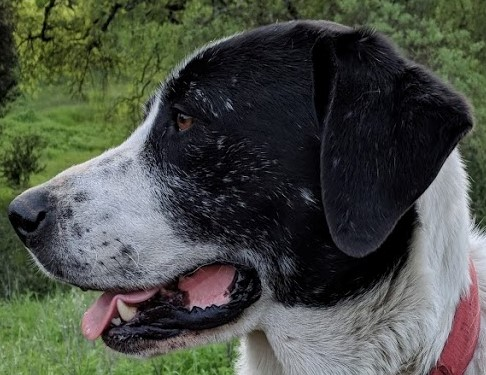
#> input picture DATA/sammy_face.jpg, 486 x 375 px
$ jupyter execute 04_ObjDet_EdgeDetection.ipynb   (shell and % lines are left out)
#> lines starting #> are read from the running program, lines starting #| are printed output that depends on the picture; after the words box and inside, x2 and y2 are one past the last pixel; in counts of white or black regions, pixels touching at a corner belong together
[cell 1]
import cv2
import numpy as np
import matplotlib.pyplot as plt

[cell 2]
img = cv2.imread('DATA/sammy_face.jpg')
#> img is the input picture: shape (375, 486, 3); mean B, G, R 70, 78.7, 74.2

[cell 3]
plt.imshow(img)

[cell 4]
edges = cv2.Canny(image=img,threshold1=127,threshold2=127)
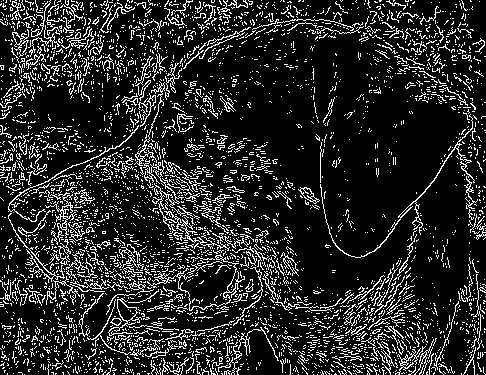
#> edges: shape (375, 486); 15.6% white in thin lines or dots

[cell 5]
plt.imshow(edges)

[cell 6]
edges = cv2.Canny(image=img,threshold1=0,threshold2=255)
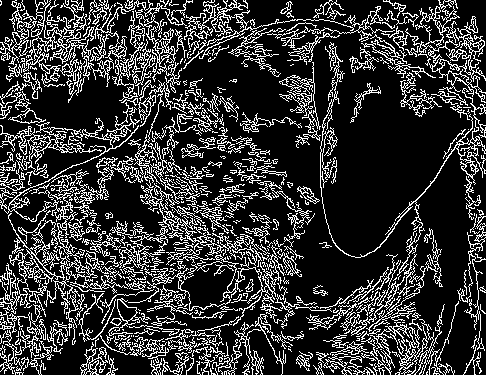
#> edges: shape (375, 486); 21% white in thin lines or dots
plt.imshow(edges)

[cell 7]
med_val = np.median(img)
#> med_val = 64

[cell 8]
med_val
#> Out = 64

[cell 9]
#LOWER THRESHOLD TO EITHER 0 OR 70% OF THE MEDIAN VALUE,WHICHEVER IS GREATER
lower = int(max(0,0.7*med_val))
#> lower = 44
#UPPER THRESHOLD TO EITHER 130% OF THE MEDIAN VALUE OR THE MAX 255,WHICHEVER IS SMALLER
upper = int(min(255,1.3*med_val))
#> upper = 83

[cell 10]
lower
#> Out = 44

[cell 11]
upper
#> Out = 83

[cell 12]
edges = cv2.Canny(image=img,threshold1=lower,threshold2=upper)
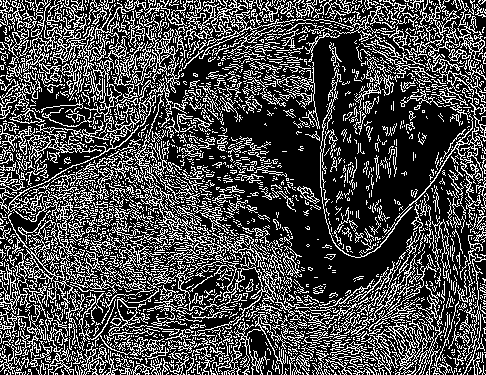
#> edges: shape (375, 486); 28.7% white in thin lines or dots
plt.imshow(edges)

[cell 13]
blurred_img = cv2.blur(img,ksize=(9,9))
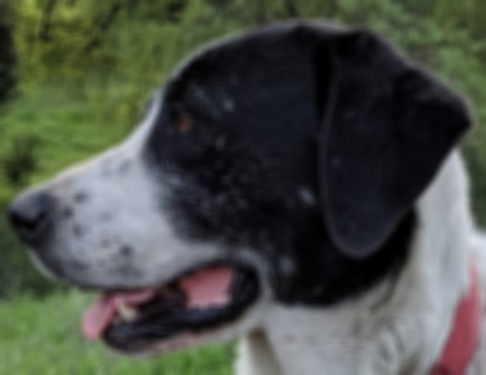
#> blurred_img: shape (375, 486, 3); mean B, G, R 70, 78.7, 74.2
med_val = np.median(blurred_img)
#> med_val = 65

[cell 14]
med_val
#> Out = 65

[cell 15]
#LOWER THRESHOLD TO EITHER 0 OR 70% OF THE MEDIAN VALUE,WHICHEVER IS GREATER
lower = int(max(0,0.7*med_val))
#> lower = 45
#UPPER THRESHOLD TO EITHER 130% OF THE MEDIAN VALUE OR THE MAX 255,WHICHEVER IS SMALLER
upper = int(min(255,1.3*med_val))
#> upper = 84

[cell 16]
lower
#> Out = 45

[cell 17]
upper
#> Out = 84

[cell 18]
plt.imshow(blurred_img)

[cell 19]
edges = cv2.Canny(image=blurred_img,threshold1=lower,threshold2=upper)
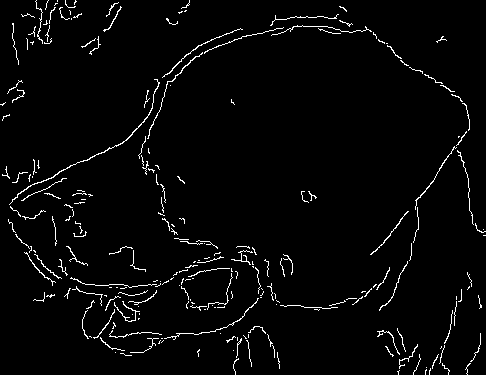
#> edges: shape (375, 486); 2.9% white in thin lines or dots
plt.imshow(edges)

[cell 20]
edges = cv2.Canny(image=blurred_img,threshold1=0,threshold2=100)
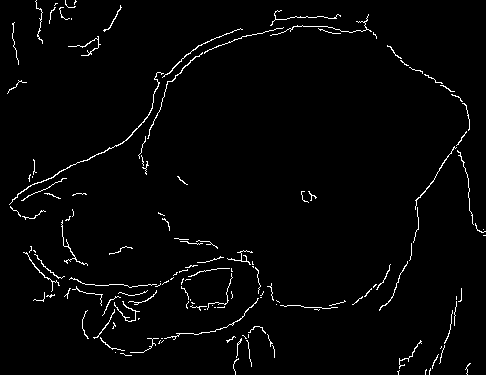
#> edges: shape (375, 486); 2.2% white in thin lines or dots
plt.imshow(edges)

$ run again, with DATA/00-puppy.jpg copied over DATA/sammy_face.jpg
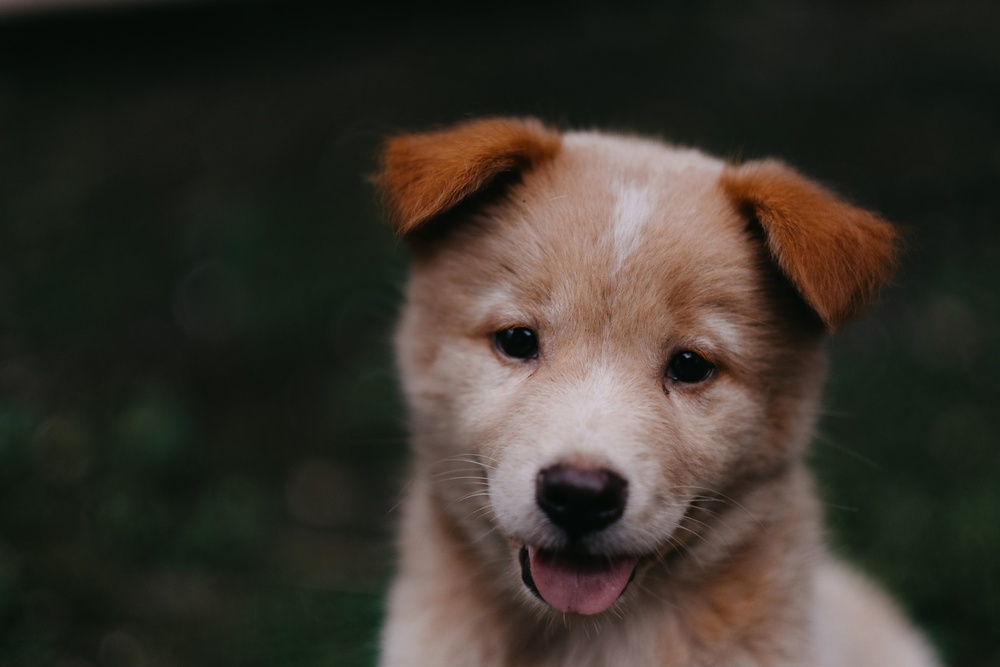
#> input picture DATA/00-puppy.jpg, 1000 x 667 px, shrunk from 1950 x 1300 before the run
#> img is the input picture: shape (667, 1000, 3); mean B, G, R 43.8, 51.8, 57.3
#> `edges = cv2.Canny(image=img,threshold1=0,threshold2=255)`:
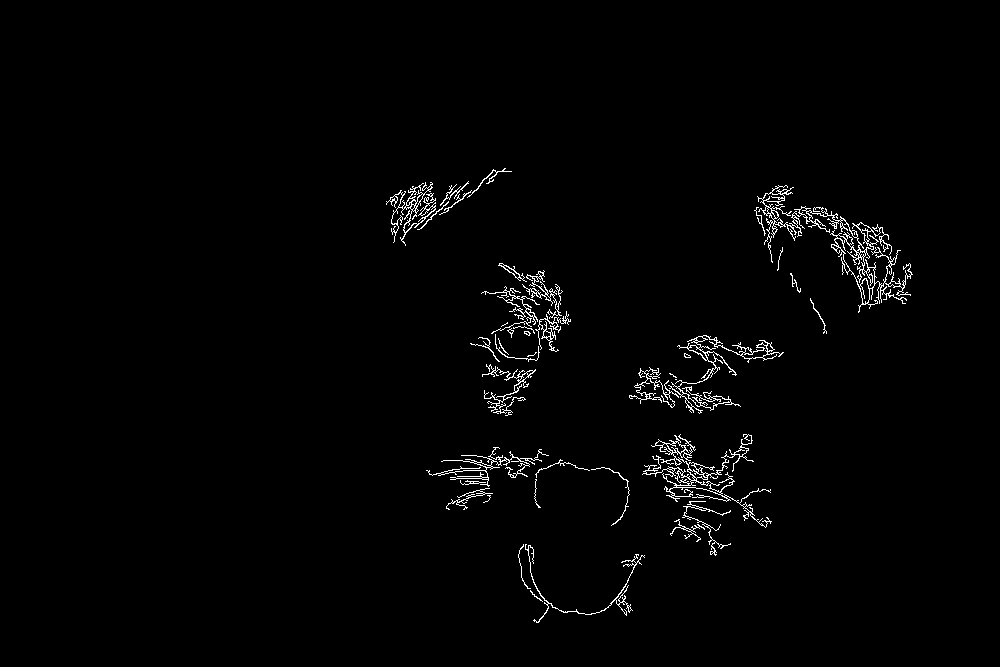
#> edges: shape (667, 1000); 1.5% white in thin lines or dots, all inside (x1, y1, x2, y2) = (386, 168, 913, 623)
#> med_val = 27
#> lower = 18
#> upper = 35
#> `lower`: Out = 18
#> `upper`: Out = 35
#> `med_val`: Out = 27
#> `lower`: Out = 18
#> `upper`: Out = 35
#> `edges = cv2.Canny(image=blurred_img,threshold1=0,threshold2=100)`:
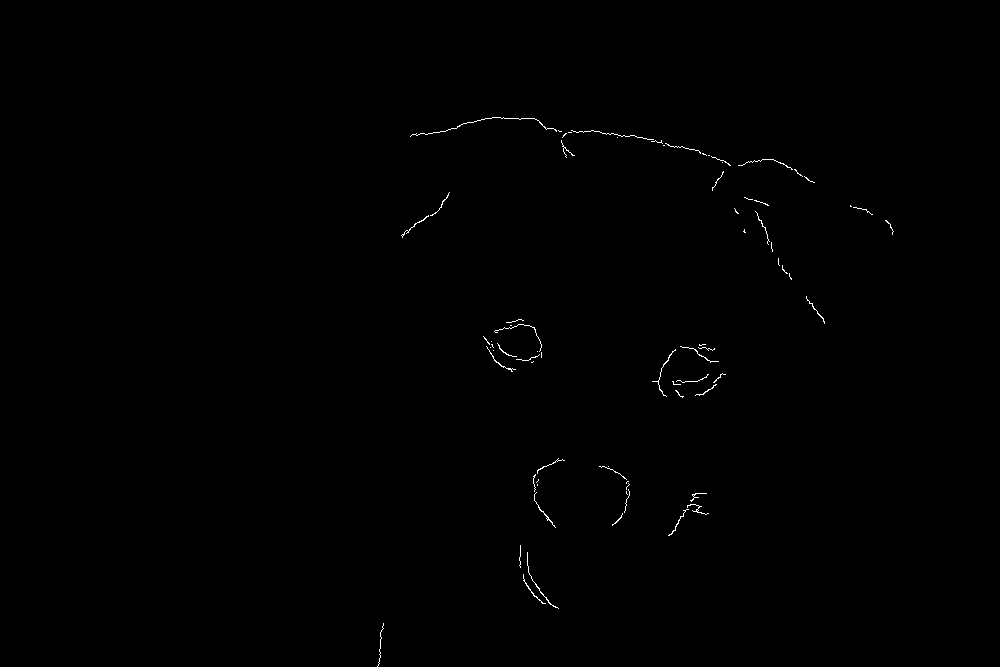
#> edges: shape (667, 1000); 0.27% white in thin lines or dots, all inside (x1, y1, x2, y2) = (377, 117, 894, 667)

$ run again, with DATA/Denis_Mukwege.jpg copied over DATA/sammy_face.jpg
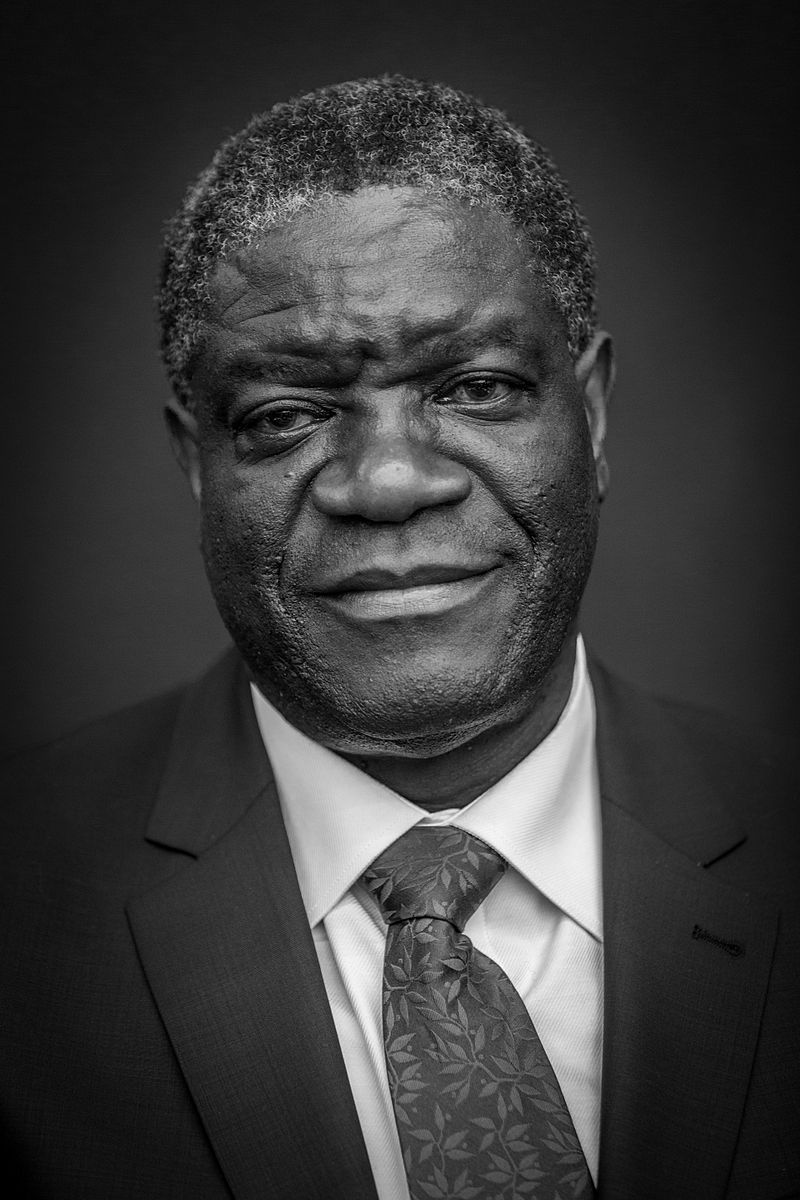
#> input picture DATA/Denis_Mukwege.jpg, 800 x 1200 px
#> img is the input picture: shape (1200, 800, 3); min 0, max 255, mean 58.8
#> `edges = cv2.Canny(image=img,threshold1=0,threshold2=255)`:
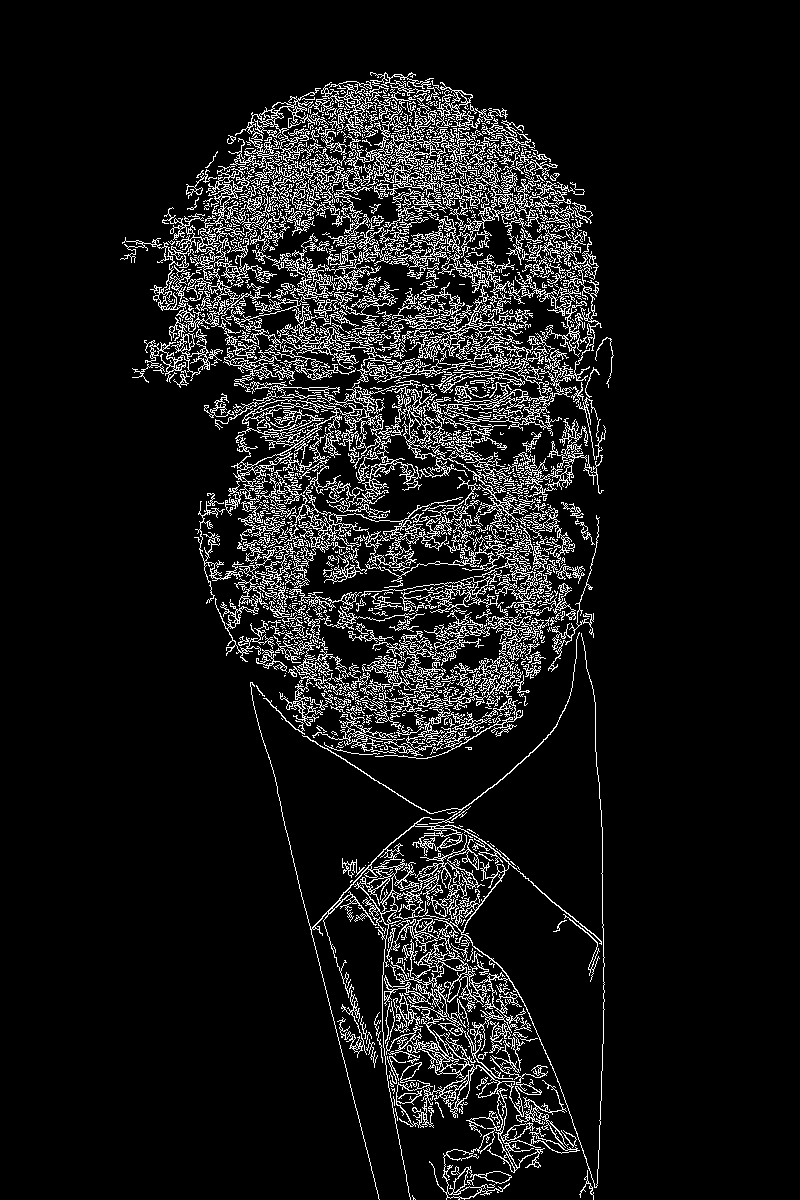
#> edges: shape (1200, 800); 9.1% white in thin lines or dots, all inside (x1, y1, x2, y2) = (120, 72, 614, 1200)
#> `med_val = np.median(img)`: med_val = 43
#> lower = 30
#> `upper = int(min(255,1.3*med_val))`: upper = 55
#> `lower`: Out = 30
#> `upper`: Out = 55
#> `med_val = np.median(blurred_img)`: med_val = 44
#> `upper = int(min(255,1.3*med_val))`: upper = 57
#> `lower`: Out = 30
#> `upper`: Out = 57
#> `edges = cv2.Canny(image=blurred_img,threshold1=0,threshold2=100)`:
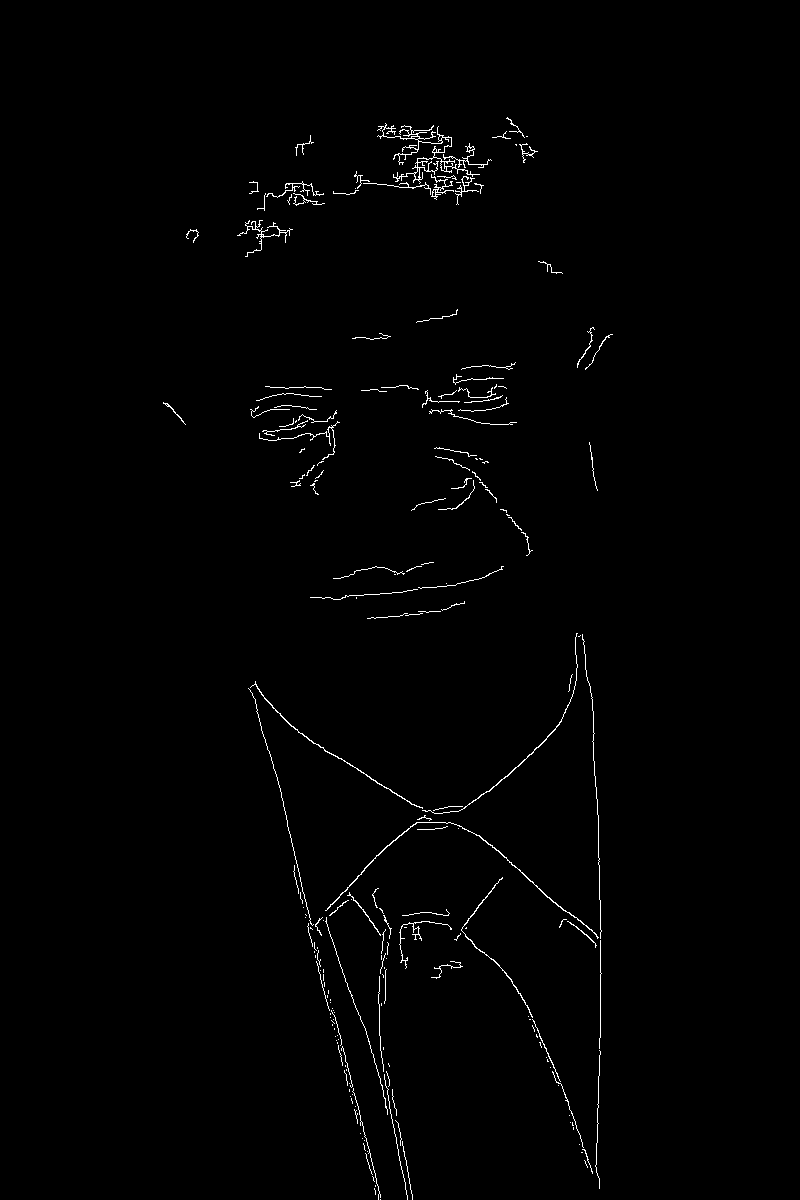
#> edges: shape (1200, 800); 0.92% white in thin lines or dots, all inside (x1, y1, x2, y2) = (163, 117, 613, 1200)

$ run again, with DATA/Nadia_Murad.jpg copied over DATA/sammy_face.jpg
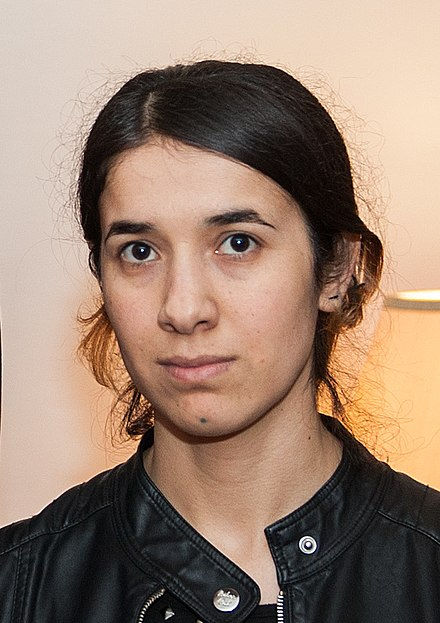
#> input picture DATA/Nadia_Murad.jpg, 440 x 623 px
#> img is the input picture: shape (623, 440, 3); mean B, G, R 112.7, 129.2, 153.8
#> `edges = cv2.Canny(image=img,threshold1=0,threshold2=255)`:
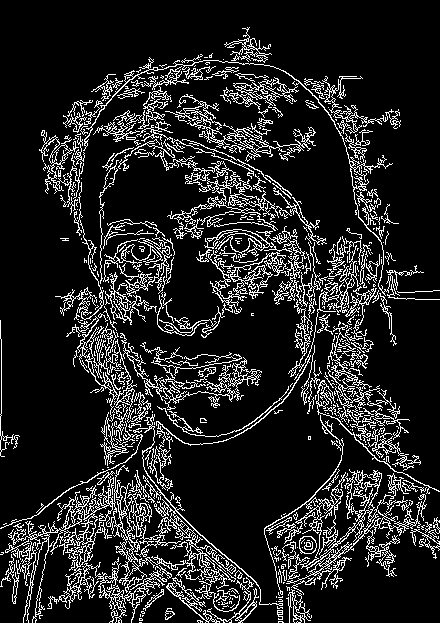
#> edges: shape (623, 440); 13.8% white in thin lines or dots
#> `med_val = np.median(img)`: med_val = 151
#> `lower = int(max(0,0.7*med_val))`: lower = 105
#> `upper = int(min(255,1.3*med_val))`: upper = 196
#> `lower`: Out = 105
#> `upper`: Out = 196
#> `med_val = np.median(blurred_img)`: med_val = 147
#> `lower = int(max(0,0.7*med_val))`: lower = 102
#> `upper = int(min(255,1.3*med_val))`: upper = 191
#> `lower`: Out = 102
#> `upper`: Out = 191
#> `edges = cv2.Canny(image=blurred_img,threshold1=0,threshold2=100)`:
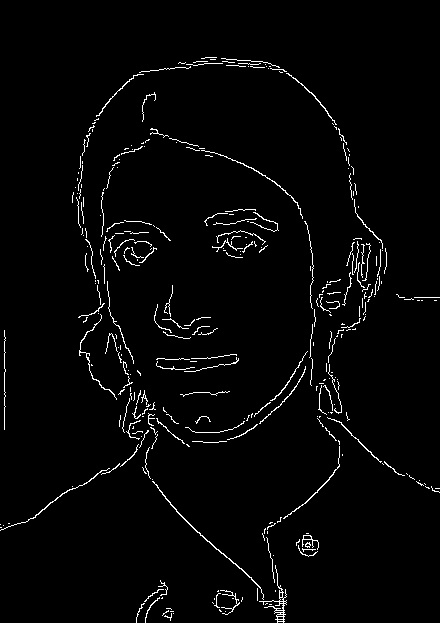
#> edges: shape (623, 440); 2.5% white in thin lines or dots
